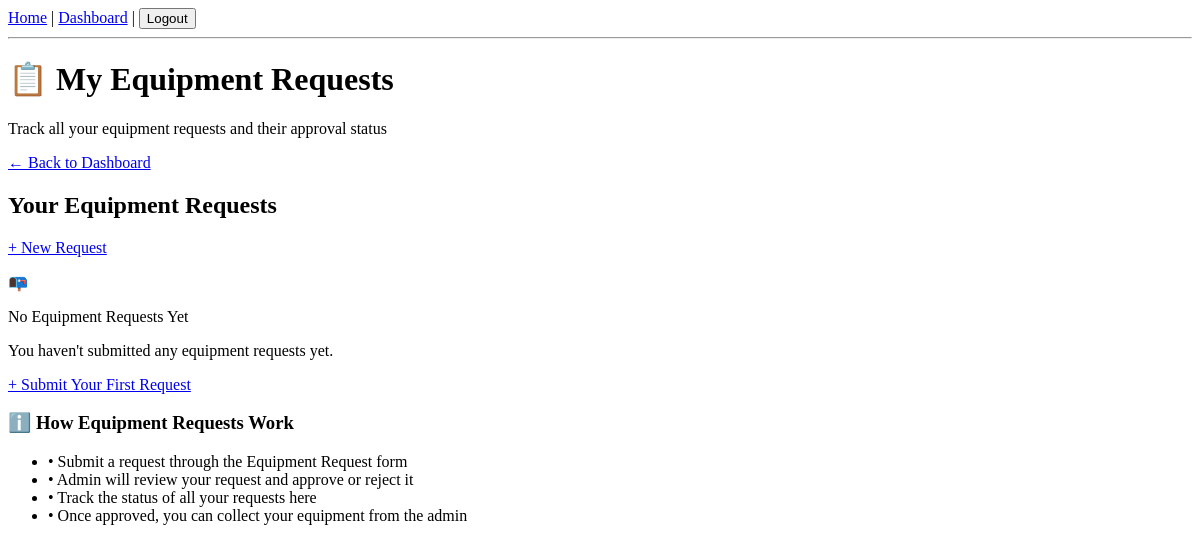
/my_equipment_requests (signed in), run on an earlier commit of the app's database.
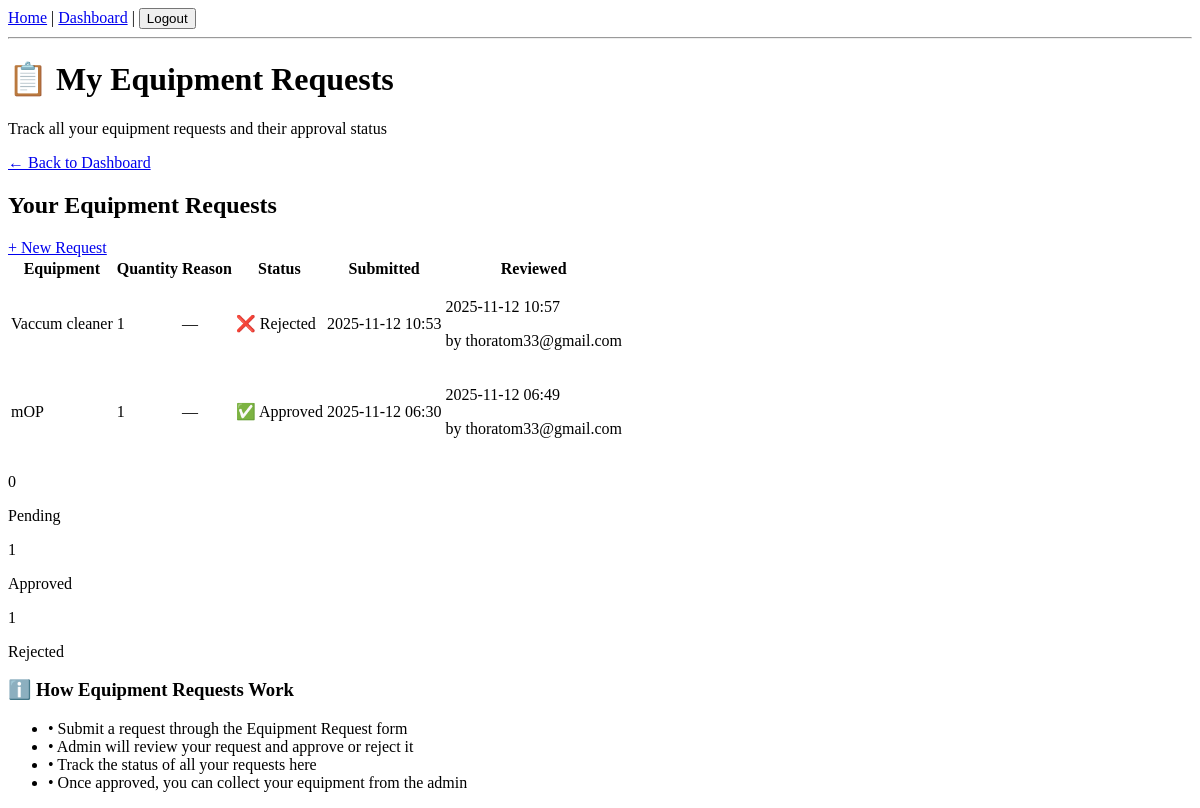
And on a later commit of the database.
### app.py (models this page shows, shortened)
class EquipmentRequest(db.Model):
    id = db.Column(db.Integer, primary_key=True)
    cleaner_id = db.Column(db.Integer, db.ForeignKey('user.id'), nullable=False)
    cleaner = db.relationship('User', foreign_keys=[cleaner_id])
    equipment_name = db.Column(db.String(150), nullable=False, index=True)
    quantity = db.Column(db.Integer, nullable=False)
    reason = db.Column(db.Text)
    status = db.Column(db.String(50), default='Pending', index=True)  # Pending, Approved, Rejected
    created_at = db.Column(db.DateTime, default=datetime.utcnow, index=True)
    reviewed_at = db.Column(db.DateTime, nullable=True)
    reviewed_by_id = db.Column(db.Integer, db.ForeignKey('user.id'), nullable=True)
    reviewed_by = db.relationship('User', foreign_keys=[reviewed_by_id])

class User(db.Model, UserMixin):
    id = db.Column(db.Integer, primary_key=True)
    username = db.Column(db.String(150), unique=True, nullable=False)
    email = db.Column(db.String(150), unique=True, nullable=False)
    password = db.Column(db.String(150), nullable=False)
    role = db.Column(db.String(50), nullable=False)
    points = db.Column(db.Integer, default=0)
    avg_rating = db.Column(db.Float)
    cleanup_requests = db.relationship(
        'CleanupReport',
        back_populates='requested_by',
        foreign_keys='CleanupReport.requested_by_id',
        cascade='all, delete-orphan'
    )
    cleanups_submitted = db.relationship(
        'CleanupReport',
        back_populates='submitted_by_cleaner',
        foreign_keys='CleanupReport.submitted_by_cleaner_id',
        cascade='all, delete-orphan'
    )
    equipment_requests = db.relationship(
        'EquipmentRequest',
        back_populates='cleaner',
        foreign_keys='EquipmentRequest.cleaner_id',
        cascade='all, delete-orphan'
    )

### app.py (the view)
@app.route('/my_equipment_requests')
@login_required
def my_equipment_requests():
    if current_user.role != 'cleaner':
        abort(403)
    requests = EquipmentRequest.query.filter_by(cleaner_id=current_user.id).order_by(EquipmentRequest.created_at.desc()).all()
    return render_template('my_equipment_requests.html', requests=requests)

### app.py (called while the page is built)
@app.context_processor
def inject_now():
    return {'now': datetime.now()}

@login_manager.user_loader
def load_user(user_id: str):
    return User.query.get(int(user_id))

### templates/my_equipment_requests.html (shortened to what the changed rows need)
{% extends 'base.html' %}
{% block content %}
<div class="min-h-screen bg-gray-50 py-12">
  <div class="max-w-6xl mx-auto px-4">
    <div class="mb-8">
      <h1 class="text-4xl font-bold text-gray-900 mb-2">📋 My Equipment Requests</h1>
    </div>
    <div class="bg-white rounded-xl shadow-lg overflow-hidden">
      <div class="bg-emerald-600 px-6 py-4 flex items-center justify-between">
        <h2 class="text-xl font-bold text-white">Your Equipment Requests</h2>
      </div>
      {% if requests %}
        <div class="overflow-x-auto">
          <table class="min-w-full">
            <thead class="bg-gray-50 border-b">
              <tr>
                <th class="px-6 py-4 text-left text-sm font-bold text-gray-900">Equipment</th>
                <th class="px-6 py-4 text-left text-sm font-bold text-gray-900">Quantity</th>
                <th class="px-6 py-4 text-left text-sm font-bold text-gray-900">Reason</th>
                <th class="px-6 py-4 text-left text-sm font-bold text-gray-900">Status</th>
                <th class="px-6 py-4 text-left text-sm font-bold text-gray-900">Submitted</th>
                <th class="px-6 py-4 text-left text-sm font-bold text-gray-900">Reviewed</th>
              </tr>
            </thead>
            <tbody class="divide-y">
              {% for req in requests %}
              <tr class="hover:bg-gray-50 transition">
                <td class="px-6 py-4 font-semibold text-gray-900">{{ req.equipment_name }}</td>
                <td class="px-6 py-4 text-gray-700">
                  <span class="bg-blue-100 text-blue-800 px-3 py-1 rounded-full text-sm font-bold">
                    {{ req.quantity }}
                  </span>
                </td>
                <td class="px-6 py-4 text-gray-600">
                  {% if req.reason %}
                    <p class="text-sm max-w-xs">{{ req.reason }}</p>
                  {% else %}
                    <span class="text-gray-400">—</span>
                  {% endif %}
                </td>
                <td class="px-6 py-4">
                  {% if req.status == 'Pending' %}
                    <span class="bg-yellow-100 text-yellow-800 px-3 py-1 rounded-full text-xs font-bold">
                      ⏳ {{ req.status }}
                    </span>
                  {% elif req.status == 'Approved' %}
                    <span class="bg-emerald-100 text-emerald-800 px-3 py-1 rounded-full text-xs font-bold">
                      ✅ {{ req.status }}
                    </span>
                  {% elif req.status == 'Rejected' %}
                    <span class="bg-red-100 text-red-800 px-3 py-1 rounded-full text-xs font-bold">
                      ❌ {{ req.status }}
                    </span>
                  {% endif %}
                </td>
                <td class="px-6 py-4 text-gray-600 text-sm">
                  {{ req.created_at.strftime('%Y-%m-%d %H:%M') }}
                </td>
                <td class="px-6 py-4 text-gray-600 text-sm">
                  {% if req.reviewed_at %}
                    <div>
                      <p>{{ req.reviewed_at.strftime('%Y-%m-%d %H:%M') }}</p>
                      {% if req.reviewed_by %}
                        <p class="text-xs text-gray-500">by {{ req.reviewed_by.username }}</p>
                      {% endif %}
                    </div>
                  {% else %}
                    <span class="text-gray-400">—</span>
                  {% endif %}
                </td>
              </tr>
              {% endfor %}
            </tbody>
          </table>
        </div>
        <div class="bg-gray-50 px-6 py-4 border-t">
          <div class="grid grid-cols-1 md:grid-cols-3 gap-4">
            <div class="text-center">
              <p class="text-3xl font-bold text-yellow-600">
                {{ requests | selectattr('status', 'equalto', 'Pending') | list | length }}
              </p>
              <p class="text-sm text-gray-600">Pending</p>
            </div>
            <div class="text-center">
              <p class="text-3xl font-bold text-emerald-600">
                {{ requests | selectattr('status', 'equalto', 'Approved') | list | length }}
              </p>
              <p class="text-sm text-gray-600">Approved</p>
            </div>
            <div class="text-center">
              <p class="text-3xl font-bold text-red-600">
                {{ requests | selectattr('status', 'equalto', 'Rejected') | list | length }}
              </p>
              <p class="text-sm text-gray-600">Rejected</p>
            </div>
          </div>
        </div>
      {% else %}
        <div class="text-center py-16">
          <p class="text-6xl mb-4">📭</p>
          <p class="text-xl font-semibold text-gray-900 mb-2">No Equipment Requests Yet</p>
          <p class="text-gray-600 mb-6">You haven't submitted any equipment requests yet.</p>
          <a
            href="{{ url_for('equipment_request') }}"
            class="inline-block bg-emerald-600 hover:bg-emerald-700 text-white font-bold py-3 px-6 rounded-lg transition shadow-md hover:shadow-lg"
          >
            + Submit Your First Request
          </a>
        </div>
      {% endif %}
    </div>
  </div>
</div>
{% endblock %}

What changed in the data, as far as the page shows it:
added EquipmentRequest: equipment_name "Vaccum cleaner", quantity "1", status "Rejected", created_at "2025-11-12 10:53", reviewed_at "2025-11-12 10:57", reviewed_by.username "thoratom33@gmail.com"
added EquipmentRequest: equipment_name "mOP", quantity "1", status "Approved", created_at "2025-11-12 06:30", reviewed_at "2025-11-12 06:49", reviewed_by.username "thoratom33@gmail.com"
Also different on the page:
{{ requests | selectattr('status', 'equalto', 'Pending') | list | length }}: (not shown) → "0"
{{ requests | selectattr('status', 'equalto', 'Approved') | list | length }}: (not shown) → "1"
{{ requests | selectattr('status', 'equalto', 'Rejected') | list | length }}: (not shown) → "1"
text no longer shown: "📭 No Equipment Requests Yet You haven't submitted any equipment requests yet. + Submit Your First Request"
text now shown: "Equipment Quantity Reason Status Submitted Reviewed Pending Approved Rejected"
